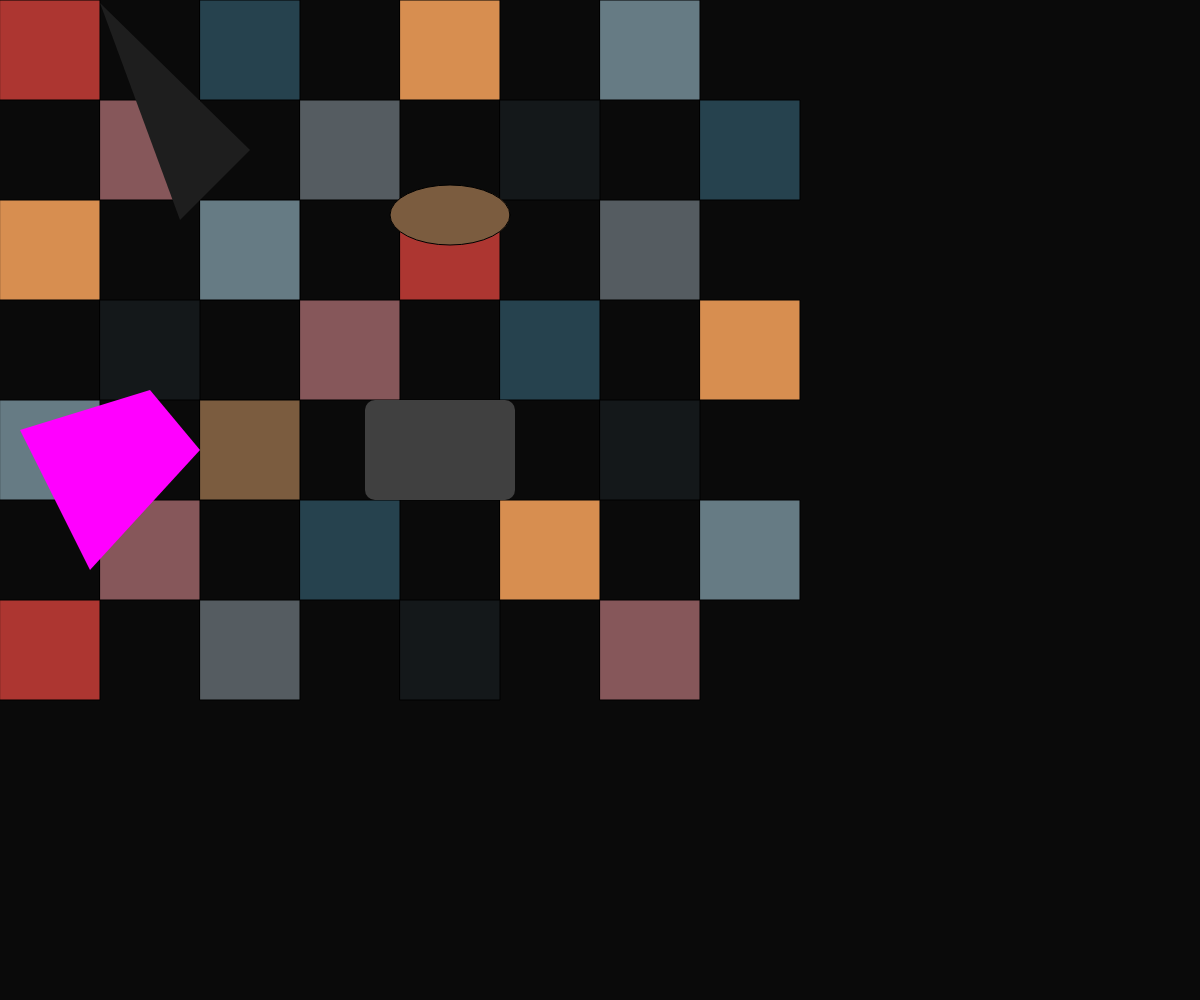
Frame 1 (no input)
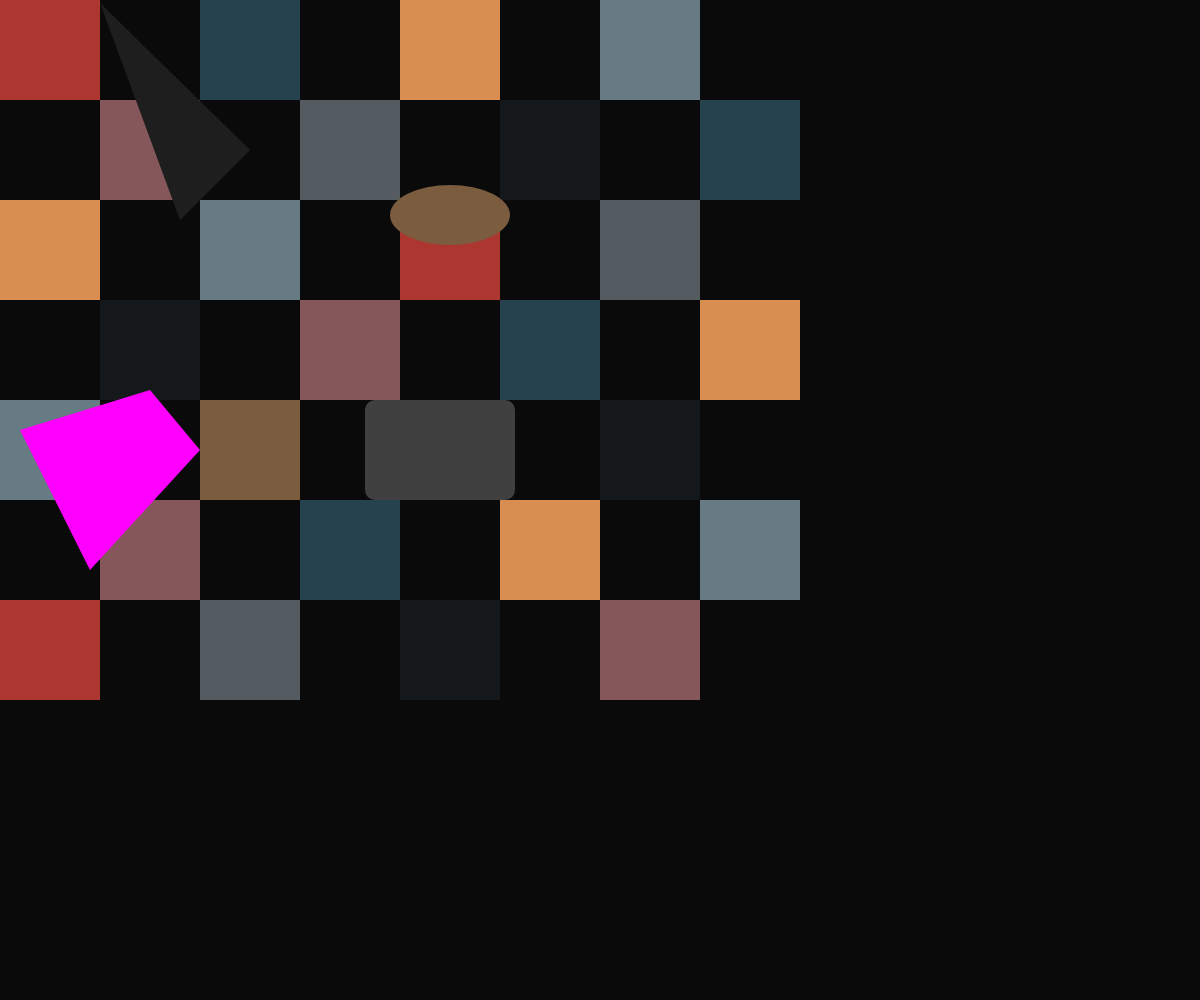
Frame 60 (no input)
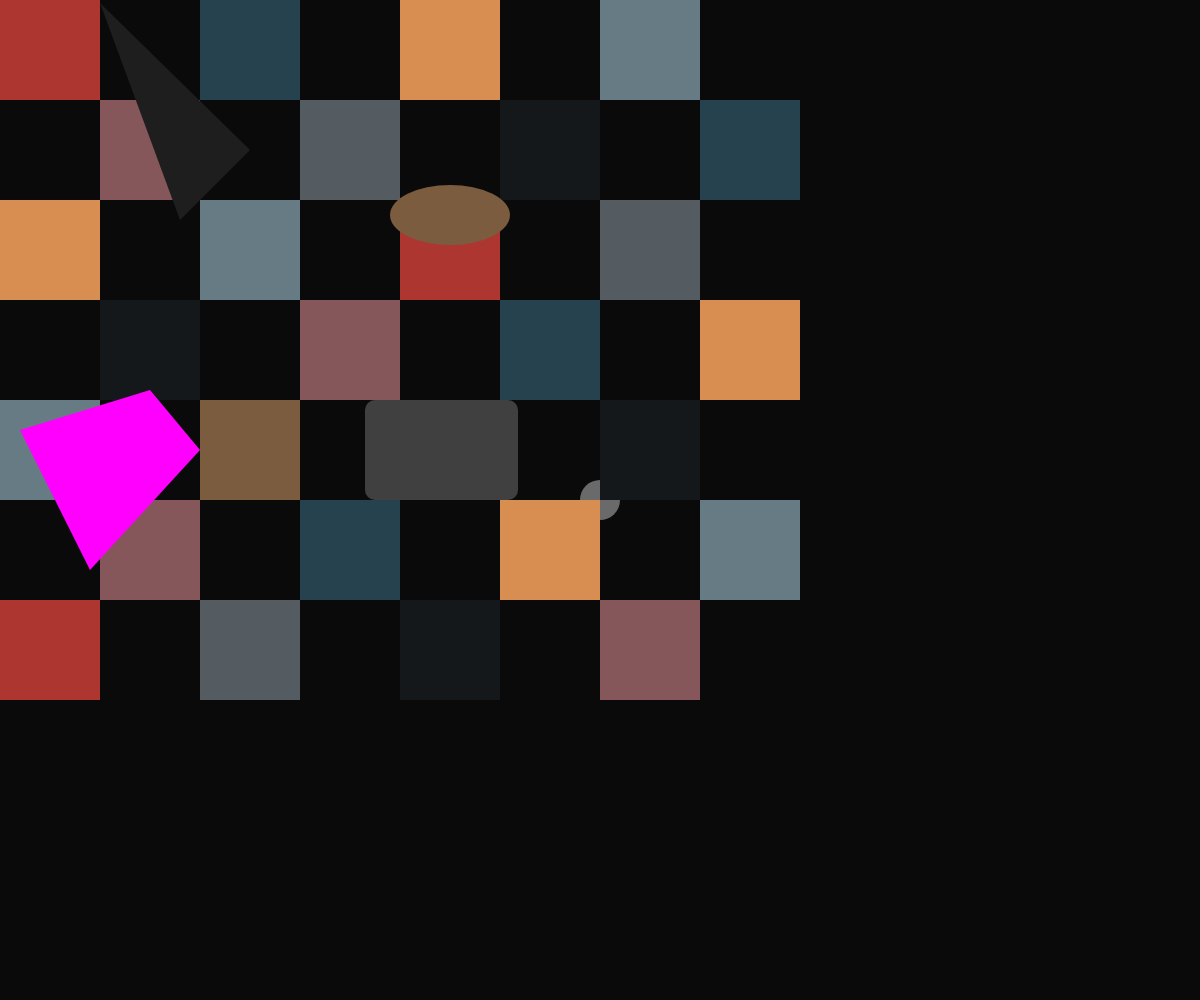
Frame 120 (the mouse pressed at the canvas centre since frame 60)

The p5.js sketch that drew these frames (run headless with seeded random() and noise() and a simulated clock; from frame 60 on, the mouse is pressed at the canvas centre):

// p5.js sketch
// ── sketch.js
let durchmesser;
durchmesser = 10;

let rotwert = 0;

let w = 150;              // animated rect width
let growing = true;       // direction flag
let animate = false; 


function setup() {
  createCanvas(windowWidth, windowHeight);
}

function draw() {
  background(10, 10, 10);

  console.log(rotwert)

  //mouseX
  //mouseY

  fill(255, 100.50)
  rect(200, 200, 100, 100);
  circle(mouseX, mouseY, durchmesser, durchmesser);

// y = 0
fill(173, 54, 49);    rect(0,   0, 100, 100);   // faded neon red
fill(38, 66, 78);     rect(200, 0, 100, 100);   // taxi teal-blue
fill(215, 142, 80);   rect(400, 0, 100, 100);   // dim amber
fill(102, 123, 132);  rect(600, 0, 100, 100);   // smoke mist blue

// y = 100
fill(134, 87, 90);    rect(100, 100, 100, 100); // crowd rose
fill(85, 92, 97);     rect(300, 100, 100, 100); // wet concrete gray
fill(20, 24, 26);     rect(500, 100, 100, 100); // deep asphalt black
fill(38, 66, 78);     rect(700, 100, 100, 100);

// y = 200
fill(215, 142, 80);   rect(0,   200, 100, 100);
fill(102, 123, 132);  rect(200, 200, 100, 100);
fill(173, 54, 49);    rect(400, 200, 100, 100);
fill(85, 92, 97);     rect(600, 200, 100, 100);

// y = 300
fill(20, 24, 26);     rect(100, 300, 100, 100);
fill(134, 87, 90);    rect(300, 300, 100, 100);
fill(38, 66, 78);     rect(500, 300, 100, 100);
fill(215, 142, 80);   rect(700, 300, 100, 100);

// y = 400
fill(102, 123, 132);  rect(0,   400, 100, 100);
fill(173, 54, 49);    rect(200, 400, 100, 100);
fill(85, 92, 97);     rect(400, 400, 100, 100);
fill(20, 24, 26);     rect(600, 400, 100, 100);

// y = 500
fill(134, 87, 90);    rect(100, 500, 100, 100);
fill(38, 66, 78);     rect(300, 500, 100, 100);
fill(215, 142, 80);   rect(500, 500, 100, 100);
fill(102, 123, 132);  rect(700, 500, 100, 100);

// y = 600
fill(173, 54, 49);    rect(0,   600, 100, 100);
fill(85, 92, 97);     rect(200, 600, 100, 100);
fill(20, 24, 26);     rect(400, 600, 100, 100);
fill(134, 87, 90);    rect(600, 600, 100, 100);



  fill(123, 92, 63);
  ellipse(450, 215, 120, 60);

  rect(200, 400, 100, 100);
  fill(64, 64, 64);
  noStroke();
 rect(365, 400, w, 100, 10);

  fill(30, 30, 30);


  triangle(180, 220, 250, 150, 100, 3);

  fill(255, 0, 255);

  quad(90, 570, 20, 430, 150, 390, 200, 450);

  point(70, 20);

  strokeWeight(1);


   if (animate) {
    if (growing) {
      w += 2;
      if (w >= 300) growing = false;
    } else {
      w -= 2;
      if (w <= 20) growing = true;
    }
  }

}

function mousePressed() {
  if (mouseButton === LEFT) {
    durchmesser = durchmesser + 30;
  }
  if (mouseButton === RIGHT) {
    durchmesser = max(0, durchmesser - 100);
  }

  if (mouseIsPressed) {
    w = constrain(w + 3, 20, 300); // grows only while clicking
  }


}
